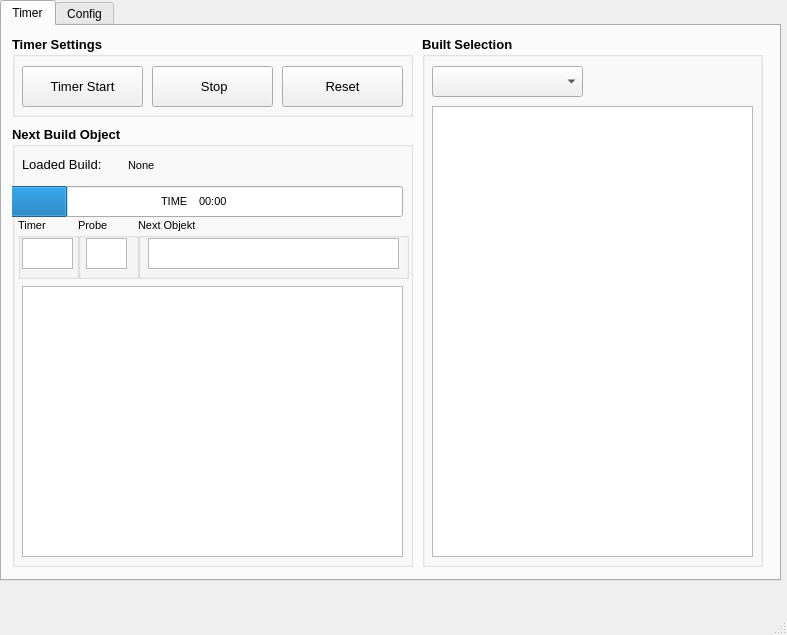
<?xml version="1.0" encoding="UTF-8"?>
<ui version="4.0">
 <class>MainWindow</class>
 <widget class="QMainWindow" name="MainWindow">
  <property name="geometry">
   <rect>
    <x>0</x>
    <y>0</y>
    <width>787</width>
    <height>635</height>
   </rect>
  </property>
  <property name="windowTitle">
   <string>MainWindow</string>
  </property>
  <widget class="QWidget" name="centralwidget">
   <widget class="QTabWidget" name="tabWidget">
    <property name="geometry">
     <rect>
      <x>0</x>
      <y>0</y>
      <width>781</width>
      <height>581</height>
     </rect>
    </property>
    <property name="currentIndex">
     <number>0</number>
    </property>
    <widget class="QWidget" name="tab">
     <attribute name="title">
      <string>Timer</string>
     </attribute>
     <widget class="QGroupBox" name="groupBox_4">
      <property name="geometry">
       <rect>
        <x>420</x>
        <y>10</y>
        <width>341</width>
        <height>531</height>
       </rect>
      </property>
      <property name="font">
       <font>
        <pointsize>10</pointsize>
        <weight>75</weight>
        <bold>true</bold>
       </font>
      </property>
      <property name="title">
       <string>Built Selection</string>
      </property>
      <widget class="QComboBox" name="comboBox_Races">
       <property name="geometry">
        <rect>
         <x>10</x>
         <y>30</y>
         <width>151</width>
         <height>31</height>
        </rect>
       </property>
       <property name="font">
        <font>
         <pointsize>12</pointsize>
         <weight>50</weight>
         <bold>false</bold>
        </font>
       </property>
       <property name="toolTip">
        <string>SC2 Race Selection</string>
       </property>
      </widget>
      <widget class="QListWidget" name="listWidget_builds">
       <property name="geometry">
        <rect>
         <x>10</x>
         <y>70</y>
         <width>321</width>
         <height>451</height>
        </rect>
       </property>
      </widget>
     </widget>
     <widget class="QGroupBox" name="groupBox_5">
      <property name="geometry">
       <rect>
        <x>10</x>
        <y>10</y>
        <width>401</width>
        <height>81</height>
       </rect>
      </property>
      <property name="font">
       <font>
        <pointsize>10</pointsize>
        <weight>75</weight>
        <bold>true</bold>
       </font>
      </property>
      <property name="title">
       <string>Timer Settings</string>
      </property>
      <widget class="QPushButton" name="btn_Timer_Stop">
       <property name="enabled">
        <bool>true</bool>
       </property>
       <property name="geometry">
        <rect>
         <x>140</x>
         <y>30</y>
         <width>121</width>
         <height>41</height>
        </rect>
       </property>
       <property name="font">
        <font>
         <pointsize>10</pointsize>
         <weight>50</weight>
         <bold>false</bold>
        </font>
       </property>
       <property name="text">
        <string> Stop</string>
       </property>
      </widget>
      <widget class="QPushButton" name="btn_Timer_Reset">
       <property name="enabled">
        <bool>true</bool>
       </property>
       <property name="geometry">
        <rect>
         <x>270</x>
         <y>30</y>
         <width>121</width>
         <height>41</height>
        </rect>
       </property>
       <property name="font">
        <font>
         <pointsize>10</pointsize>
         <weight>50</weight>
         <bold>false</bold>
        </font>
       </property>
       <property name="text">
        <string>Reset</string>
       </property>
      </widget>
      <widget class="QPushButton" name="btn_Timer_Start">
       <property name="geometry">
        <rect>
         <x>10</x>
         <y>30</y>
         <width>121</width>
         <height>41</height>
        </rect>
       </property>
       <property name="font">
        <font>
         <pointsize>10</pointsize>
         <weight>50</weight>
         <bold>false</bold>
        </font>
       </property>
       <property name="text">
        <string>Timer Start</string>
       </property>
      </widget>
     </widget>
     <widget class="QGroupBox" name="groupBox_6">
      <property name="geometry">
       <rect>
        <x>10</x>
        <y>100</y>
        <width>401</width>
        <height>441</height>
       </rect>
      </property>
      <property name="font">
       <font>
        <pointsize>10</pointsize>
        <weight>75</weight>
        <bold>true</bold>
       </font>
      </property>
      <property name="title">
       <string>Next Build Object</string>
      </property>
      <widget class="QGroupBox" name="groupBox_2">
       <property name="geometry">
        <rect>
         <x>126</x>
         <y>92</y>
         <width>271</width>
         <height>61</height>
        </rect>
       </property>
       <property name="font">
        <font>
         <pointsize>8</pointsize>
         <weight>50</weight>
         <bold>false</bold>
        </font>
       </property>
       <property name="title">
        <string>Next Objekt</string>
       </property>
       <widget class="QTextBrowser" name="textBrowser_object">
        <property name="geometry">
         <rect>
          <x>10</x>
          <y>20</y>
          <width>251</width>
          <height>31</height>
         </rect>
        </property>
        <property name="font">
         <font>
          <pointsize>10</pointsize>
          <weight>50</weight>
          <bold>false</bold>
         </font>
        </property>
       </widget>
      </widget>
      <widget class="QGroupBox" name="groupBox">
       <property name="geometry">
        <rect>
         <x>66</x>
         <y>92</y>
         <width>61</width>
         <height>61</height>
        </rect>
       </property>
       <property name="font">
        <font>
         <pointsize>8</pointsize>
         <weight>50</weight>
         <bold>false</bold>
        </font>
       </property>
       <property name="title">
        <string>Probe</string>
       </property>
       <widget class="QTextBrowser" name="textBrowser_probe_nr">
        <property name="geometry">
         <rect>
          <x>8</x>
          <y>20</y>
          <width>41</width>
          <height>31</height>
         </rect>
        </property>
        <property name="font">
         <font>
          <pointsize>10</pointsize>
          <weight>50</weight>
          <bold>false</bold>
         </font>
        </property>
       </widget>
      </widget>
      <widget class="QGroupBox" name="groupBox_3">
       <property name="geometry">
        <rect>
         <x>6</x>
         <y>92</y>
         <width>61</width>
         <height>61</height>
        </rect>
       </property>
       <property name="font">
        <font>
         <pointsize>8</pointsize>
         <weight>50</weight>
         <bold>false</bold>
        </font>
       </property>
       <property name="title">
        <string>Timer</string>
       </property>
       <widget class="QTextBrowser" name="textBrowser_timer">
        <property name="geometry">
         <rect>
          <x>4</x>
          <y>20</y>
          <width>51</width>
          <height>31</height>
         </rect>
        </property>
        <property name="font">
         <font>
          <pointsize>10</pointsize>
          <weight>50</weight>
          <bold>false</bold>
         </font>
        </property>
        <property name="lineWrapMode">
         <enum>QTextEdit::WidgetWidth</enum>
        </property>
       </widget>
      </widget>
      <widget class="QProgressBar" name="progressBar_TimeSinceStart">
       <property name="geometry">
        <rect>
         <x>-50</x>
         <y>60</y>
         <width>441</width>
         <height>31</height>
        </rect>
       </property>
       <property name="layoutDirection">
        <enum>Qt::RightToLeft</enum>
       </property>
       <property name="value">
        <number>24</number>
       </property>
       <property name="orientation">
        <enum>Qt::Horizontal</enum>
       </property>
       <property name="invertedAppearance">
        <bool>true</bool>
       </property>
       <property name="format">
        <string/>
       </property>
      </widget>
      <widget class="QLabel" name="label_5">
       <property name="geometry">
        <rect>
         <x>10</x>
         <y>30</y>
         <width>111</width>
         <height>16</height>
        </rect>
       </property>
       <property name="font">
        <font>
         <weight>50</weight>
         <bold>false</bold>
        </font>
       </property>
       <property name="text">
        <string>Loaded Build:</string>
       </property>
      </widget>
      <widget class="QLabel" name="label_loaded_built">
       <property name="geometry">
        <rect>
         <x>116</x>
         <y>31</y>
         <width>271</width>
         <height>16</height>
        </rect>
       </property>
       <property name="font">
        <font>
         <pointsize>8</pointsize>
         <weight>50</weight>
         <bold>false</bold>
        </font>
       </property>
       <property name="text">
        <string>None</string>
       </property>
      </widget>
      <widget class="QLabel" name="label_4">
       <property name="geometry">
        <rect>
         <x>149</x>
         <y>65</y>
         <width>31</width>
         <height>21</height>
        </rect>
       </property>
       <property name="font">
        <font>
         <pointsize>8</pointsize>
         <weight>50</weight>
         <bold>false</bold>
        </font>
       </property>
       <property name="text">
        <string>TIME</string>
       </property>
      </widget>
      <widget class="QLabel" name="label_current_time">
       <property name="geometry">
        <rect>
         <x>187</x>
         <y>65</y>
         <width>41</width>
         <height>21</height>
        </rect>
       </property>
       <property name="font">
        <font>
         <pointsize>8</pointsize>
         <weight>50</weight>
         <bold>false</bold>
        </font>
       </property>
       <property name="text">
        <string>00:00</string>
       </property>
      </widget>
      <widget class="QTableView" name="tableView">
       <property name="geometry">
        <rect>
         <x>10</x>
         <y>160</y>
         <width>381</width>
         <height>271</height>
        </rect>
       </property>
      </widget>
     </widget>
    </widget>
    <widget class="QWidget" name="tab_2">
     <attribute name="title">
      <string>Config</string>
     </attribute>
    </widget>
   </widget>
  </widget>
  <widget class="QMenuBar" name="menubar">
   <property name="geometry">
    <rect>
     <x>0</x>
     <y>0</y>
     <width>787</width>
     <height>26</height>
    </rect>
   </property>
  </widget>
  <widget class="QStatusBar" name="statusbar"/>
 </widget>
 <resources/>
 <connections/>
</ui>
